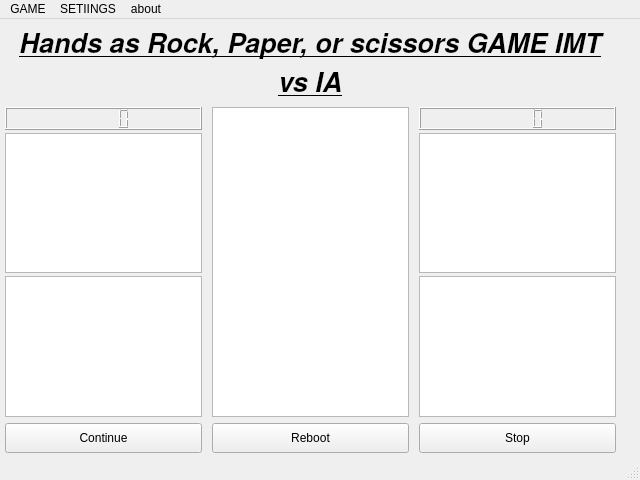
<?xml version="1.0" encoding="UTF-8"?>
<ui version="4.0">
 <class>MainWindow</class>
 <widget class="QMainWindow" name="MainWindow">
  <property name="geometry">
   <rect>
    <x>0</x>
    <y>0</y>
    <width>640</width>
    <height>480</height>
   </rect>
  </property>
  <property name="font">
   <font>
    <stylestrategy>PreferAntialias</stylestrategy>
   </font>
  </property>
  <property name="cursor">
   <cursorShape>PointingHandCursor</cursorShape>
  </property>
  <property name="windowTitle">
   <string>MainWindow</string>
  </property>
  <widget class="QWidget" name="centralwidget">
   <property name="font">
    <font>
     <stylestrategy>PreferAntialias</stylestrategy>
    </font>
   </property>
   <property name="cursor">
    <cursorShape>PointingHandCursor</cursorShape>
   </property>
   <property name="layoutDirection">
    <enum>Qt::LeftToRight</enum>
   </property>
   <widget class="QWidget" name="verticalLayoutWidget">
    <property name="geometry">
     <rect>
      <x>5</x>
      <y>3</y>
      <width>611</width>
      <height>431</height>
     </rect>
    </property>
    <layout class="QVBoxLayout" name="verticalLayout">
     <item>
      <widget class="QLabel" name="label">
       <property name="minimumSize">
        <size>
         <width>0</width>
         <height>50</height>
        </size>
       </property>
       <property name="sizeIncrement">
        <size>
         <width>0</width>
         <height>0</height>
        </size>
       </property>
       <property name="font">
        <font>
         <family>TeX Gyre Heros</family>
         <pointsize>20</pointsize>
         <weight>75</weight>
         <italic>true</italic>
         <bold>true</bold>
         <underline>true</underline>
         <stylestrategy>PreferAntialias</stylestrategy>
        </font>
       </property>
       <property name="toolTip">
        <string notr="true"/>
       </property>
       <property name="layoutDirection">
        <enum>Qt::LeftToRight</enum>
       </property>
       <property name="autoFillBackground">
        <bool>true</bool>
       </property>
       <property name="text">
        <string>Hands as Rock, Paper, or scissors GAME IMT vs IA</string>
       </property>
       <property name="alignment">
        <set>Qt::AlignCenter</set>
       </property>
       <property name="wordWrap">
        <bool>true</bool>
       </property>
      </widget>
     </item>
     <item>
      <layout class="QHBoxLayout" name="horizontalLayout_2">
       <property name="spacing">
        <number>10</number>
       </property>
       <property name="bottomMargin">
        <number>0</number>
       </property>
       <item>
        <layout class="QVBoxLayout" name="verticalLayout_2">
         <property name="spacing">
          <number>3</number>
         </property>
         <property name="leftMargin">
          <number>0</number>
         </property>
         <item>
          <widget class="QLCDNumber" name="lcdNumber">
           <property name="font">
            <font>
             <weight>75</weight>
             <bold>true</bold>
             <stylestrategy>PreferAntialias</stylestrategy>
            </font>
           </property>
           <property name="whatsThis">
            <string extracomment="score human"/>
           </property>
          </widget>
         </item>
         <item>
          <widget class="QGraphicsView" name="graphicsView_2"/>
         </item>
         <item>
          <widget class="QGraphicsView" name="graphicsView_4"/>
         </item>
        </layout>
       </item>
       <item>
        <widget class="QGraphicsView" name="graphicsView">
         <property name="contextMenuPolicy">
          <enum>Qt::DefaultContextMenu</enum>
         </property>
         <property name="layoutDirection">
          <enum>Qt::LeftToRight</enum>
         </property>
         <property name="sizeAdjustPolicy">
          <enum>QAbstractScrollArea::AdjustIgnored</enum>
         </property>
        </widget>
       </item>
       <item>
        <layout class="QVBoxLayout" name="verticalLayout_3">
         <property name="spacing">
          <number>3</number>
         </property>
         <property name="leftMargin">
          <number>0</number>
         </property>
         <item>
          <widget class="QLCDNumber" name="lcdNumber_2">
           <property name="font">
            <font>
             <weight>75</weight>
             <bold>true</bold>
             <stylestrategy>PreferAntialias</stylestrategy>
            </font>
           </property>
           <property name="mouseTracking">
            <bool>false</bool>
           </property>
           <property name="whatsThis">
            <string extracomment="score IA"/>
           </property>
          </widget>
         </item>
         <item>
          <widget class="QGraphicsView" name="graphicsView_5"/>
         </item>
         <item>
          <widget class="QGraphicsView" name="graphicsView_3"/>
         </item>
        </layout>
       </item>
      </layout>
     </item>
     <item>
      <layout class="QHBoxLayout" name="horizontalLayout">
       <property name="spacing">
        <number>10</number>
       </property>
       <property name="leftMargin">
        <number>0</number>
       </property>
       <property name="topMargin">
        <number>0</number>
       </property>
       <property name="rightMargin">
        <number>0</number>
       </property>
       <property name="bottomMargin">
        <number>0</number>
       </property>
       <item>
        <widget class="QPushButton" name="pushButton_3">
         <property name="minimumSize">
          <size>
           <width>0</width>
           <height>30</height>
          </size>
         </property>
         <property name="text">
          <string>Continue</string>
         </property>
        </widget>
       </item>
       <item>
        <widget class="QPushButton" name="pushButton_2">
         <property name="minimumSize">
          <size>
           <width>0</width>
           <height>30</height>
          </size>
         </property>
         <property name="text">
          <string>Reboot</string>
         </property>
        </widget>
       </item>
       <item>
        <widget class="QPushButton" name="pushButton">
         <property name="minimumSize">
          <size>
           <width>0</width>
           <height>30</height>
          </size>
         </property>
         <property name="text">
          <string>Stop</string>
         </property>
        </widget>
       </item>
      </layout>
     </item>
    </layout>
   </widget>
  </widget>
  <widget class="QMenuBar" name="menubar">
   <property name="geometry">
    <rect>
     <x>0</x>
     <y>0</y>
     <width>640</width>
     <height>18</height>
    </rect>
   </property>
   <widget class="QMenu" name="menuGAME">
    <property name="title">
     <string>GAME</string>
    </property>
   </widget>
   <widget class="QMenu" name="menuSETIINGS">
    <property name="title">
     <string>SETIINGS</string>
    </property>
   </widget>
   <widget class="QMenu" name="menuabout">
    <property name="title">
     <string>about</string>
    </property>
   </widget>
   <addaction name="menuGAME"/>
   <addaction name="menuSETIINGS"/>
   <addaction name="menuabout"/>
  </widget>
  <widget class="QStatusBar" name="statusbar"/>
 </widget>
 <resources/>
 <connections/>
</ui>
